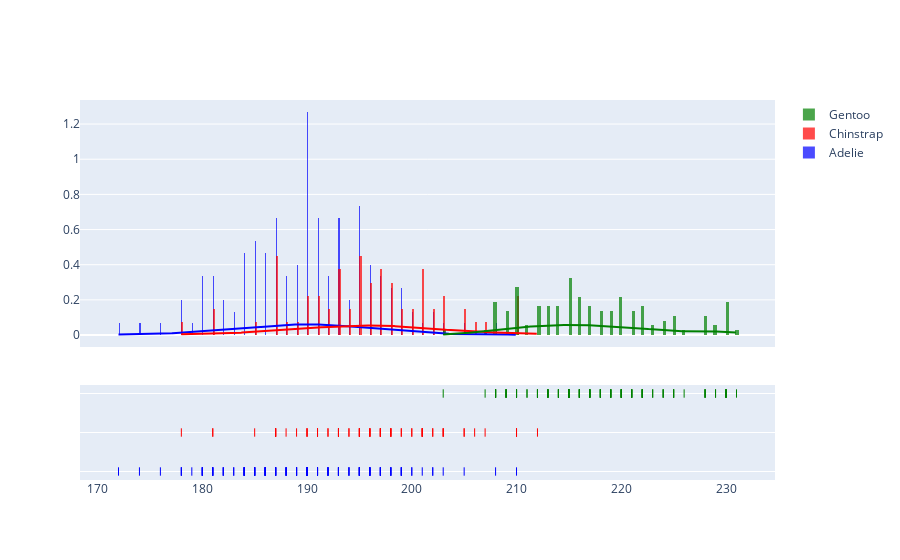

Source (notebook cell):
### Code cell
import plotly.figure_factory as ff

# df = df.dropna()

group_1 = df[df['species'] == 'Adelie']['flipper_length_mm'].dropna()
group_2 = df[df['species'] == 'Chinstrap']['flipper_length_mm'].dropna()
group_3 = df[df['species'] == 'Gentoo']['flipper_length_mm'].dropna()

group_labels = ['Adelie', 'Chinstrap', 'Gentoo']
group_bins =[0.1, 0.2, 0.3]

fig = ff.create_distplot([group_1, group_2, group_3], group_labels, group_bins,colors=['blue','red','green'])
fig.update_layout()
fig.show()

### Figure 1 — Plotly figure (JSON) as saved in the notebook; plotly's stock layout.template omitted (floating-point values rounded to 4 significant figures; data arrays with more than 128 entries replaced by an {"elided": "..."} marker saying what was removed)
{"data": [{"autobinx": false, "histnorm": "probability density", "legendgroup": "Adelie", "marker": {"color": "blue"}, "name": "Adelie", "opacity": 0.7, "type": "histogram", "x": {"elided": "151 int values"}, "xaxis": "x", "xbins": {"end": 210, "size": 0.1, "start": 172}, "yaxis": "y"}, {"autobinx": false, "histnorm": "probability density", "legendgroup": "Chinstrap", "marker": {"color": "red"}, "name": "Chinstrap", "opacity": 0.7, "type": "histogram", "x": [192, 196, 193, 188, 197, 198, 178, 197, 195, 198, 193, 194, 185, 201, 190, 201, 197, 181, 190, 195, 181, 191, 187, 193, 195, 197, 200, 200, 191, 205, 187, 201, 187, 203, 195, 199, 195, 210, 192, 205, 210, 187, 196, 196, 196, 201, 190, 212, 187, 198, 199, 201, 193, 203, 187, 197, 191, 203, 202, 194, 206, 189, 195, 207, 202, 193, 210, 198], "xaxis": "x", "xbins": {"end": 212, "size": 0.2, "start": 178}, "yaxis": "y"}, {"autobinx": false, "histnorm": "probability density", "legendgroup": "Gentoo", "marker": {"color": "green"}, "name": "Gentoo", "opacity": 0.7, "type": "histogram", "x": [211, 230, 210, 218, 215, 210, 211, 219, 209, 215, 214, 216, 214, 213, 210, 217, 210, 221, 209, 222, 218, 215, 213, 215, 215, 215, 216, 215, 210, 220, 222, 209, 207, 230, 220, 220, 213, 219, 208, 208, 208, 225, 210, 216, 222, 217, 210, 225, 213, 215, 210, 220, 210, 225, 217, 220, 208, 220, 208, 224, 208, 221, 214, 231, 219, 230, 214, 229, 220, 223, 216, 221, 221, 217, 216, 230, 209, 220, 215, 223, 212, 221, 212, 224, 212, 228, 218, 218, 212, 230, 218, 228, 212, 224, 214, 226, 216, 222, 203, 225, 219, 228, 215, 228, 216, 215, 210, 219, 208, 209, 216, 229, 213, 230, 217, 230, 217, 222, 214, 215, 222, 212, 213], "xaxis": "x", "xbins": {"end": 231, "size": 0.3, "start": 203}, "yaxis": "y"}, {"legendgroup": "Adelie", "marker": {"color": "blue"}, "mode": "lines", "name": "Adelie", "showlegend": false, "type": "scatter", "x": {"elided": "500 float values"}, "xaxis": "x", "y": {"elided": "500 float values"}, "yaxis": "y"}, {"legendgroup": "Chinstrap", "marker": {"color": "red"}, "mode": "lines", "name": "Chinstrap", "showlegend": false, "type": "scatter", "x": {"elided": "500 float values"}, "xaxis": "x", "y": {"elided": "500 float values"}, "yaxis": "y"}, {"legendgroup": "Gentoo", "marker": {"color": "green"}, "mode": "lines", "name": "Gentoo", "showlegend": false, "type": "scatter", "x": {"elided": "500 float values"}, "xaxis": "x", "y": {"elided": "500 float values"}, "yaxis": "y"}, {"legendgroup": "Adelie", "marker": {"color": "blue", "symbol": "line-ns-open"}, "mode": "markers", "name": "Adelie", "showlegend": false, "type": "scatter", "x": {"elided": "151 int values"}, "xaxis": "x", "y": {"elided": "151 str values"}, "yaxis": "y2"}, {"legendgroup": "Chinstrap", "marker": {"color": "red", "symbol": "line-ns-open"}, "mode": "markers", "name": "Chinstrap", "showlegend": false, "type": "scatter", "x": [192, 196, 193, 188, 197, 198, 178, 197, 195, 198, 193, 194, 185, 201, 190, 201, 197, 181, 190, 195, 181, 191, 187, 193, 195, 197, 200, 200, 191, 205, 187, 201, 187, 203, 195, 199, 195, 210, 192, 205, 210, 187, 196, 196, 196, 201, 190, 212, 187, 198, 199, 201, 193, 203, 187, 197, 191, 203, 202, 194, 206, 189, 195, 207, 202, 193, 210, 198], "xaxis": "x", "y": ["Chinstrap", "Chinstrap", "Chinstrap", "Chinstrap", "Chinstrap", "Chinstrap", "Chinstrap", "Chinstrap", "Chinstrap", "Chinstrap", "Chinstrap", "Chinstrap", "Chinstrap", "Chinstrap", "Chinstrap", "Chinstrap", "Chinstrap", "Chinstrap", "Chinstrap", "Chinstrap", "Chinstrap", "Chinstrap", "Chinstrap", "Chinstrap", "Chinstrap", "Chinstrap", "Chinstrap", "Chinstrap", "Chinstrap", "Chinstrap", "Chinstrap", "Chinstrap", "Chinstrap", "Chinstrap", "Chinstrap", "Chinstrap", "Chinstrap", "Chinstrap", "Chinstrap", "Chinstrap", "Chinstrap", "Chinstrap", "Chinstrap", "Chinstrap", "Chinstrap", "Chinstrap", "Chinstrap", "Chinstrap", "Chinstrap", "Chinstrap", "Chinstrap", "Chinstrap", "Chinstrap", "Chinstrap", "Chinstrap", "Chinstrap", "Chinstrap", "Chinstrap", "Chinstrap", "Chinstrap", "Chinstrap", "Chinstrap", "Chinstrap", "Chinstrap", "Chinstrap", "Chinstrap", "Chinstrap", "Chinstrap"], "yaxis": "y2"}, {"legendgroup": "Gentoo", "marker": {"color": "green", "symbol": "line-ns-open"}, "mode": "markers", "name": "Gentoo", "showlegend": false, "type": "scatter", "x": [211, 230, 210, 218, 215, 210, 211, 219, 209, 215, 214, 216, 214, 213, 210, 217, 210, 221, 209, 222, 218, 215, 213, 215, 215, 215, 216, 215, 210, 220, 222, 209, 207, 230, 220, 220, 213, 219, 208, 208, 208, 225, 210, 216, 222, 217, 210, 225, 213, 215, 210, 220, 210, 225, 217, 220, 208, 220, 208, 224, 208, 221, 214, 231, 219, 230, 214, 229, 220, 223, 216, 221, 221, 217, 216, 230, 209, 220, 215, 223, 212, 221, 212, 224, 212, 228, 218, 218, 212, 230, 218, 228, 212, 224, 214, 226, 216, 222, 203, 225, 219, 228, 215, 228, 216, 215, 210, 219, 208, 209, 216, 229, 213, 230, 217, 230, 217, 222, 214, 215, 222, 212, 213], "xaxis": "x", "y": ["Gentoo", "Gentoo", "Gentoo", "Gentoo", "Gentoo", "Gentoo", "Gentoo", "Gentoo", "Gentoo", "Gentoo", "Gentoo", "Gentoo", "Gentoo", "Gentoo", "Gentoo", "Gentoo", "Gentoo", "Gentoo", "Gentoo", "Gentoo", "Gentoo", "Gentoo", "Gentoo", "Gentoo", "Gentoo", "Gentoo", "Gentoo", "Gentoo", "Gentoo", "Gentoo", "Gentoo", "Gentoo", "Gentoo", "Gentoo", "Gentoo", "Gentoo", "Gentoo", "Gentoo", "Gentoo", "Gentoo", "Gentoo", "Gentoo", "Gentoo", "Gentoo", "Gentoo", "Gentoo", "Gentoo", "Gentoo", "Gentoo", "Gentoo", "Gentoo", "Gentoo", "Gentoo", "Gentoo", "Gentoo", "Gentoo", "Gentoo", "Gentoo", "Gentoo", "Gentoo", "Gentoo", "Gentoo", "Gentoo", "Gentoo", "Gentoo", "Gentoo", "Gentoo", "Gentoo", "Gentoo", "Gentoo", "Gentoo", "Gentoo", "Gentoo", "Gentoo", "Gentoo", "Gentoo", "Gentoo", "Gentoo", "Gentoo", "Gentoo", "Gentoo", "Gentoo", "Gentoo", "Gentoo", "Gentoo", "Gentoo", "Gentoo", "Gentoo", "Gentoo", "Gentoo", "Gentoo", "Gentoo", "Gentoo", "Gentoo", "Gentoo", "Gentoo", "Gentoo", "Gentoo", "Gentoo", "Gentoo", "Gentoo", "Gentoo", "Gentoo", "Gentoo", "Gentoo", "Gentoo", "Gentoo", "Gentoo", "Gentoo", "Gentoo", "Gentoo", "Gentoo", "Gentoo", "Gentoo", "Gentoo", "Gentoo", "Gentoo", "Gentoo", "Gentoo", "Gentoo", "Gentoo", "Gentoo", "Gentoo"], "yaxis": "y2"}], "layout": {"barmode": "overlay", "hovermode": "closest", "legend": {"traceorder": "reversed"}, "xaxis": {"anchor": "y2", "domain": [0, 1], "zeroline": false}, "yaxis": {"anchor": "free", "domain": [0.35, 1], "position": 0}, "yaxis2": {"anchor": "x", "domain": [0, 0.25], "dtick": 1, "showticklabels": false}}}
